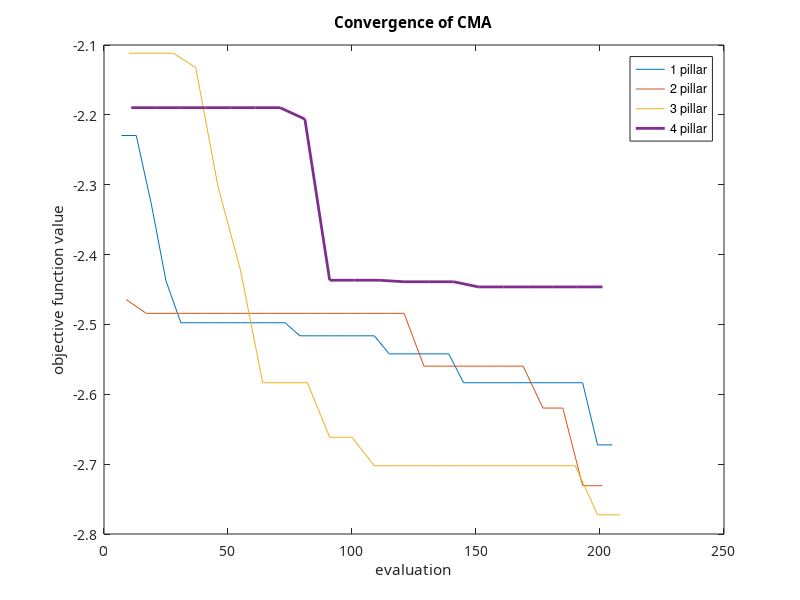
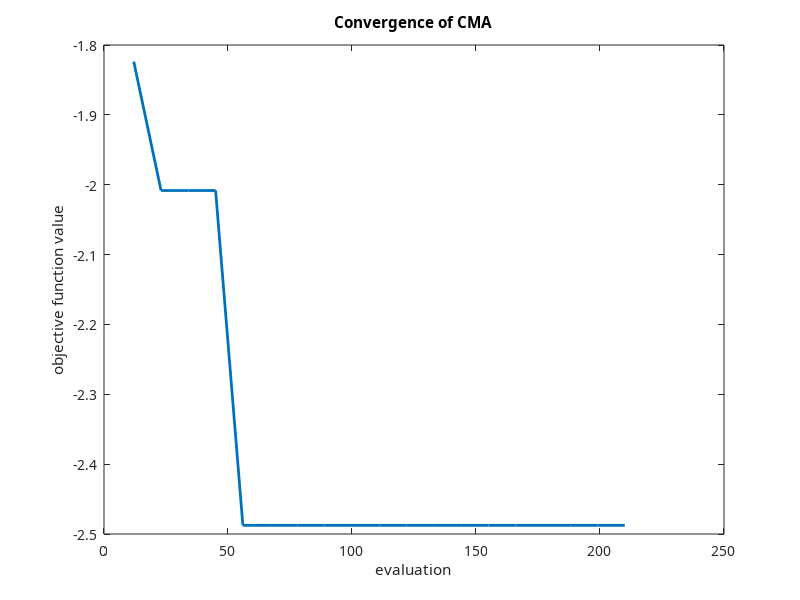

The MATLAB script that drew these images, in order:
% Part 1 Plot

fid1 = fopen('1pillaroutcmafit.dat');
d1 = textscan(fid1,'%s %u %s %s %f %s %s %s %s %s','headerlines',1);
fclose(fid1);
x1 = d1{2};
y1 = d1{5};

fid2 = fopen('2pillaroutcmafit.dat');
d2 = textscan(fid2,'%s %u %s %s %f %s %s %s %s %s %s %s','headerlines',1);
fclose(fid2);
x2 = d2{2};
y2 = d2{5};
d2{2}

fid3 = fopen('3pillaroutcmafit.dat');
d3 = textscan(fid3,'%s %u %s %s %f %s %s %s %s %s %s %s %s %s','headerlines',1);
fclose(fid3);
x3 = d3{2};
y3 = d3{5};

fid4 = fopen('4pillaroutcmafit.dat');
d4 = textscan(fid4,'%s %u %s %s %f %s %s %s %s %s %s %s %s %s %s %s','headerlines',1);
fclose(fid4);
x4 = d4{2};
y4 = d4{5};

p = plot(x1,y1,x2,y2,x3,y3,x4,y4,'LineWidth',2);
set(gca, 'FontName', 'Calibri');
title('Convergence of CMA');
xlabel('evaluation');
ylabel('objective function value');
legend('1 pillar', '2 pillar', '3 pillar', '4 pillar');

% Part 2 Plot
figure;

fidsf = fopen('sfoutcmafit.dat');
dsf = textscan(fidsf,'%s %u %s %s %f %s %s %s %s %s %s %s %s %s %s %s %s %s %s %s','headerlines',1);
fclose(fidsf);
xsf = dsf{2};
ysf = dsf{5};
p = plot(xsf, ysf, 'LineWidth', 2);
set(gca, 'FontName', 'Calibri');
title('Convergence of CMA');
xlabel('evaluation');
ylabel('objective function value');

dsf{2}

